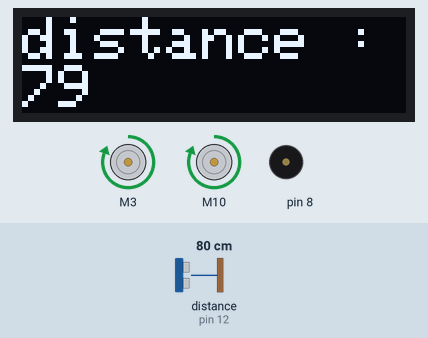
Simulated run of this sketch. Board: Arduino Uno, built with avr-gcc and run on an emulated ATmega328P. On the bench: 128×32 one-colour display, 2 × DC motor (green arrow = forward, orange = backward, longer = faster), buzzer (waves = sounding). Wiring (inferred from the names in the program): ultrasonic range finder: trigger pin 13; echo pin 12. The inputs (shaded band) are chosen by the test bench; at power-on: distance to the obstacle (sensor on pin 12) 80 cm. The echo pulse lasts 58.3 µs per cm; what the sketch prints to the serial monitor is not drawn.

Above: at 3.2 s.
3.3 s: distance to the obstacle (sensor on pin 12) set to 23 cm
At 4.2 s:
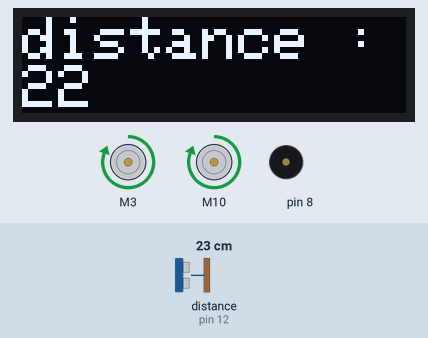
4.9 s: distance to the obstacle (sensor on pin 12) set to 20 cm
At 7.5 s:
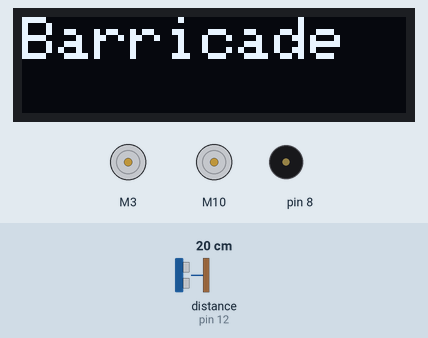
7.6 s: distance to the obstacle (sensor on pin 12) set to 35 cm
At 9.0 s:
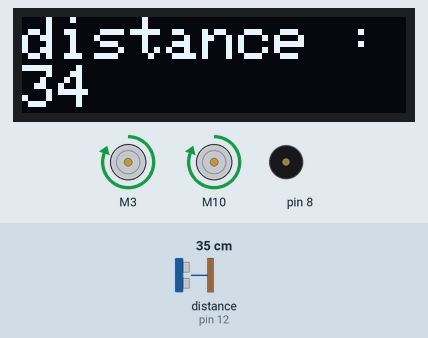
Timing chart, 0 to 10.6 s (numbered marks = the images above; inputs shaded):
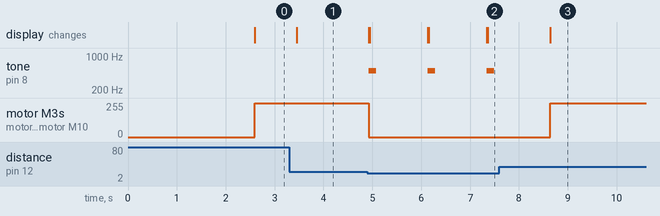

The sketch:

sketch_june25e.ino
```cpp
#include <SPI.h>
#include <Wire.h>
#include <Adafruit_GFX.h>
#include <Adafruit_SSD1306.h>
#include "CytronMotorDriver.h"
const int trigPin = 13;
int echoPin = 12;
Adafruit_SSD1306 oled = Adafruit_SSD1306(128, 32, &Wire);
CytronMD motor1(PWM_PWM, 3, 4);   // PWM 1A = Pin 3, PWM 1B = Pin 4.
CytronMD motor2(PWM_PWM, 10, 11); // PWM 2A = Pin 10, PWM 2B = Pin 11.

void setup() {
 Serial.begin(9600);
 pinMode(trigPin, OUTPUT);
 pinMode(echoPin, INPUT);
 pinMode(8,OUTPUT);
 oled.begin(0x3C);
 oled.clearDisplay();
 oled.setCursor(0, 0);
 oled.setTextColor(SSD1306_WHITE);
 oled.setTextSize(3);
 oled.print(" Open");
 oled.display();

 delay(2000);
}

void loop()
{
long duration;
int cm;
for(int i = 0 ; i<= 100 ; i++){
digitalWrite(trigPin, LOW);
delayMicroseconds(2);
digitalWrite(trigPin, HIGH);
delayMicroseconds(5);
digitalWrite(trigPin, LOW);
duration = pulseIn(echoPin, HIGH);
cm =  duration * 0.034 / 2;
Serial.print(cm);
}
  oled.clearDisplay();
  oled.setCursor(0, 0);
  oled.setTextSize(2);
  oled.setTextColor(WHITE);
  oled.print("distance :");
  oled.print(cm);
  oled.display();

     if(cm <= 20)
     {
       motor1.setSpeed(0);
       motor2.setSpeed(0);
       tone(8, 500,150);
        oled.clearDisplay();
        oled.setCursor(0, 0);
        oled.setTextSize(2);
        oled.println("Barricade");
        oled.display();
        delay(1000);

     }
     else
     {
         motor1.setSpeed(255);
         motor2.setSpeed(255);
     }

}
```

Measured:
- the behaviour switches between 22 and 21 cm on distance to the obstacle (sensor on pin 12) (found by bisection; images 1 and 2)
- after the input at 3.3 s, the display: changes after 0.15 s (image 1)
- after the input at 4.9 s, tone on pin 8: alternates 500 Hz for 0.15 s and silent for 1.1 s, starting at once; motor M3, motor M10: forward 255/255 → stopped at once; the display: first changes at once (image 2 shows a later state)
- after the input at 7.6 s, tone on pin 8: stops changing and stays silent; motor M3, motor M10: stopped → forward 255/255 after 1.0 s; the display: changes after 1.0 s (image 3)
